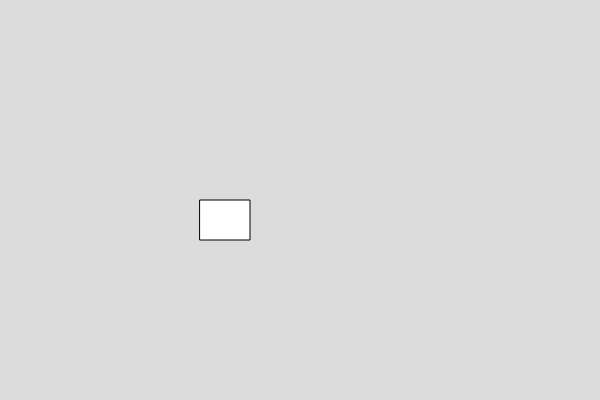
Frame 1 (no input)
Frame 60 (no input): blank canvas, image omitted
Frame 120 (the mouse pressed at the canvas centre since frame 60): blank canvas, image omitted

The p5.js sketch that drew this single still picture (run headless with seeded random() and noise() and a simulated clock; from frame 60 on, the mouse is pressed at the canvas centre):

// p5.js sketch
// ── sketch.js
var box1;

function setup() {
  createCanvas(600, 400);
  box1 = new Box(200,200,50,40);
}

function draw() {
  background(220);
  box1.show();
  box1.width(100);
  box1.velocity(2,4);
}


// ── box.js
class Box
  {
    constructor(x,y,w,h)
    {
      this.x = x; 
      this.y = y;
      this.w = w;
      this.h = h;
    }
    
    show()
    {
      rect(this.x,this.y,this.w,this.h)
    }
    
    //write function to set the width of the box
    width(w){
      this.w = w;
    }

    velocity(vx,vy){
      this.x=this.x+vx;
      this.y=this.y+vy;
    }

  }

  
